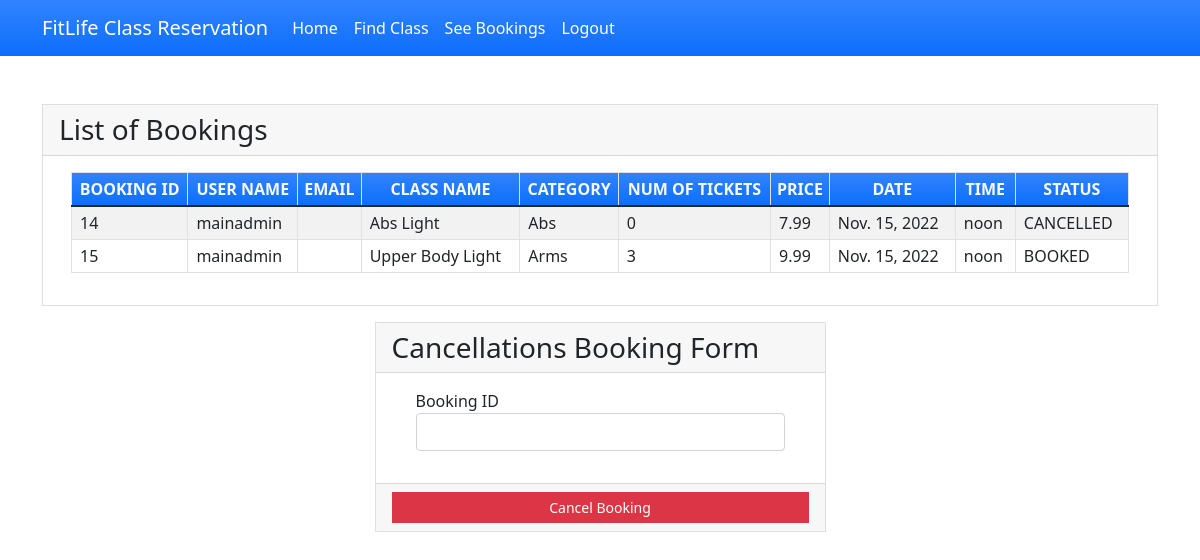
/seebookings (signed in), run on the app's committed database.
### myapp/models.py (models this page shows, shortened)
class Book(models.Model): # to keep track of the bookings that have been made
    id = models.AutoField(primary_key=True)
    BOOKED = 'B'
    CANCELLED = 'C'
    TICKET_STATUSES = ((BOOKED, 'Booked'),
                       (CANCELLED, 'Cancelled'),)
    email = models.EmailField()
    name = models.CharField(max_length=30)
    user_id = models.DecimalField(decimal_places=0, max_digits=2)
    class_id = models.DecimalField(decimal_places=0, max_digits=2)
    class_name = models.CharField(max_length=30)
    category = models.CharField(max_length=30, default="Nothing")
    no_of_tickets = models.DecimalField(decimal_places=0, max_digits=2)
    price = models.DecimalField(decimal_places=2, max_digits=6)
    date = models.DateField()
    time = models.TimeField()
    status = models.CharField(choices=TICKET_STATUSES, default=BOOKED, max_length=2)
    class Meta:
        verbose_name_plural = "List of Books"

### myapp/views.py (the view)
# urls.py: path('seebookings', views.seebookings, name="seebookings"),
@login_required(login_url='signin')
def seebookings(request,new={}):
    context = {}
    id_r = request.user.id
    book_list = Book.objects.filter(user_id=id_r)
    if book_list:
        return render(request, 'myapp/booklist.html', locals())
    else:
        context["error"] = "Sorry no classes booked"
        return render(request, 'myapp/findclass.html', context)

### myapp/templates/myapp/booklist.html (shortened to what this page needs)
{% extends 'myapp/base.html' %} {% block content %}
<div class="container my-5">
    <div class="card rounded-0">
        <div class="card-header">
            <div class="card-title h3 mb-0">List of Bookings</div>
        </div>
        <div class="card-body">
            <div class="container-fluid">
                <table class="table table-bordered table-striped">
                    <thead>
                        <tr class="bg-gradient bg-primary text-light">
                            <th class="p-1 text-center">BOOKING ID</th>
                            <th class="p-1 text-center">USER NAME</th>
                            <th class="p-1 text-center">EMAIL</th>
                            <th class="p-1 text-center">CLASS NAME</th>
                            <th class="p-1 text-center">CATEGORY</th>
                            <th class="p-1 text-center">NUM OF TICKETS</th>
                            <th class="p-1 text-center">PRICE</th>
                            <th class="p-1 text-center">DATE</th>
                            <th class="p-1 text-center">TIME</th>
                            <th class="p-1 text-center">STATUS</th>
                        </tr>
                    </thead>
                    {% for row in book_list %}
                    <tr>
                        <td class="px-2 py-1 align-middle">{{row.id}}</td>
                        <td class="px-2 py-1 align-middle">{{row.name}}</td>
                        <td class="px-2 py-1 align-middle">{{row.email}}</td>
                        <td class="px-2 py-1 align-middle">{{row.class_name}}</td>
                        <td class="px-2 py-1 align-middle">{{row.category}}</td>
                        <td class="px-2 py-1 align-middle">{{row.no_of_tickets}}</td>
                        <td class="px-2 py-1 align-middle">{{row.price}}</td>
                        <td class="px-2 py-1 align-middle">{{row.date}}</td>
                        <td class="px-2 py-1 align-middle">{{row.time}}</td>
                        <td class="px-2 py-1 align-middle">{{row.status}}</td>
                    </tr>
                    {% endfor %}
                </table>
            </div>
        </div>
    </div>
    <div class="row mt-3 justify-content-center">
        <div class="col-lg-5 col-md-7 col-sm-10 col-xs-12">
            <div class="card rounded-0">
                <div class="card-header">
                    <div class="card-title h3 mb-0">Cancellations Booking Form</div>
                </div>
                <div class="card-body">
                    <div class="container-fluid">
                        <form action="{% url 'cancellings' %}" method="post" id="cancel-form">
                            <div class="mb-3">
                                <label for="class_id" class="control-label">Booking ID</label>
                                <input name='class_id' class="form-control" type="number" id="class_id">
                            </div>
                        </form>
                    </div>
                </div>
                <div class="card-footer text-center">
                    <button class="btn btn-sm rounded-0 btn-danger w-100" form="cancel-form">Cancel Booking</button>
                </div>
            </div>
        </div>
    </div>
</div>
{% endblock %}

### myapp/templates/myapp/base.html (shortened to what this page needs)
<!doctype html>
<html lang="en">
<head>
    <link rel="stylesheet" href="https://cdn.jsdelivr.net/npm/bootstrap@5.1.3/dist/css/bootstrap.min.css">
</head>
<body>
<nav class="navbar navbar-expand-lg navbar-light bg-gradient bg-primary">
    <div class="container">
        <a class="navbar-brand" href="#" style="color: white;">FitLife Class Reservation</a>
        <div class="collapse navbar-collapse" id="navbarNavAltMarkup">
            <div class="navbar-nav" >
                <a class="nav-item nav-link active" href="{% url 'home' %}" style="color: white;">Home</a>
                <a class="nav-item nav-link" href="{% url 'findclass' %}" style="color: white;">Find Class</a>
                <a class="nav-item nav-link" href="{% url 'seebookings' %}" style="color: white;">See Bookings</a>
                {% if request.user.is_active %}
                <a class="nav-item nav-link " href="{% url 'signout' %}" style="color: white;">Logout</a>
                {% else %}
                <a class="nav-item nav-link " href="{% url 'signup' %}" style="color: white;">Registration</a>
                {% endif %}
            </div>
        </div>
    </div>
</nav>
{% block content %}
{% endblock %}
</body>
</html>

### data on the page
Book: id "14", name "mainadmin", class_name "Abs Light", category "Abs", no_of_tickets "0", price "7.99", date "Nov. 15, 2022", time "noon", status "CANCELLED"
Book: id "15", name "mainadmin", class_name "Upper Body Light", category "Arms", no_of_tickets "3", price "9.99", date "Nov. 15, 2022", time "noon", status "BOOKED"
